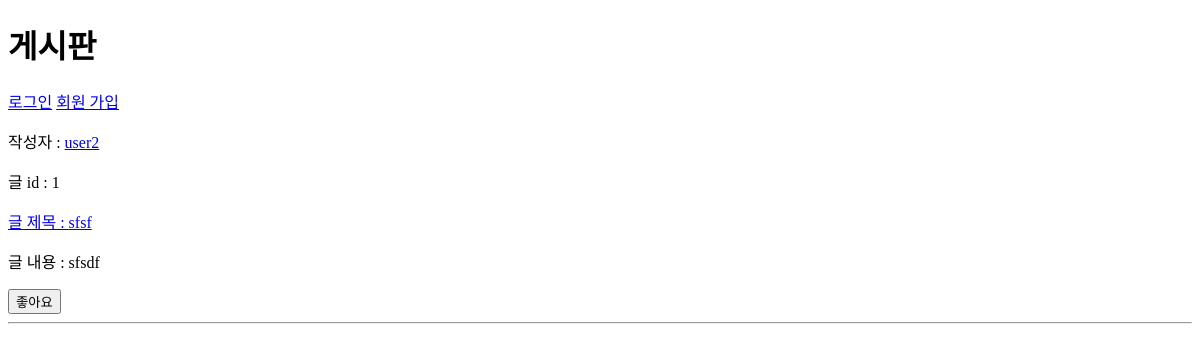
The page /articles/ on the database as committed earlier.
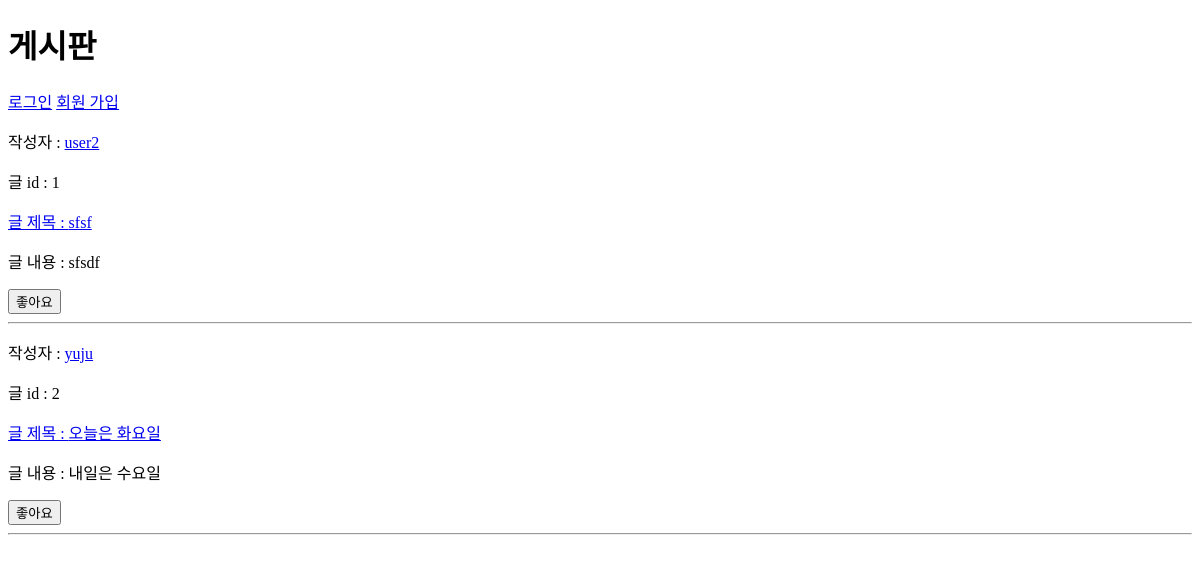
The same page on the database as committed later.
### articles/models.py (models this page shows)
class Article(models.Model):
  user = models.ForeignKey(settings.AUTH_USER_MODEL, on_delete=models.CASCADE)
  like_users = models.ManyToManyField(
    settings.AUTH_USER_MODEL, related_name='like_articles'
  )
  title = models.CharField(max_length=20)
  content = models.TextField()
  image = models.ImageField(blank=True)
  created_at = models.DateTimeField(auto_now_add=True)
  updated_at = models.DateTimeField(auto_now=True)

### accounts/models.py (models this page shows)
class User(AbstractUser):
  followings = models.ManyToManyField(
    'self', symmetrical=False, related_name='followers'
  )

### articles/views.py (the view)
# urls.py: path('', views.index, name='index'),
def index(request):
  articles = Article.objects.all()
  context = {
    'articles' : articles,
  }
  return render(request, 'articles/index.html', context)

### articles/templates/articles/index.html (shortened to what this page needs)
{% extends "base.html" %}
{% load static %}
{% block content %}
  <h1>게시판</h1>
  {% if request.user.is_authenticated %}
    <h3>안녕하세요. {{user.username}}님</h3>
    <hr>
    {% comment %} 현재 로그인한 사용자 {% endcomment %}
    <a href="{% url "accounts:profile" user.username %}">내 프로필</a>
    <hr>
    <a href="{% url "articles:create" %}"> 게시글 생성 </a>
    <hr>
    <form action="{% url "accounts:logout" %}" method="POST">
      {% csrf_token %}
      <input type="submit" value="로그 아웃">
    </form>
    <br>
    <form action="{% url "accounts:delete" %}" method="POST">
      {% csrf_token %}
      <input type="submit" value="회원 탈퇴">
    </form>
    <hr>
    <a href="{% url "accounts:update" %}">회원 정보 수정</a>
    <hr>
  {% else %}
    <a href="{% url "accounts:login" %}">로그인</a>
    <a href="{% url "accounts:signup" %}">회원 가입</a>
  {% endif %}
  {% for article in articles%}
    <p>작성자 : <a href="{% url "accounts:profile" article.user.username %}">
      {{ article.user }}
    </a></p>
    <p>글 id : {{article.pk}} </p>
    <a href="{% url "articles:detail" article.pk%}">
      <p>글 제목 : {{article.title}} </p>
    </a>
    <p>글 내용 : {{article.content}} </p>
    <form action="{% url "articles:likes" article.pk%}" method="POST">
      {% if request.user in article.like_users.all %}
        <input type="submit" value="좋아요 취소">
      {% else %}
        <input type="submit" value="좋아요">
      {% endif %}
    </form>
    <hr>
  {% endfor %}
{% endblock content %}

### templates/base.html (shortened to what this page needs)
<!DOCTYPE html>
<html lang="en">
<head>
</head>
<body>
  {% block content %}
  {% endblock content %}
</body>
</html>

Rows that differ between the two databases and show on the page:
added Article: user "yuju", pk "2", title "오늘은 화요일", content "내일은 수요일"
